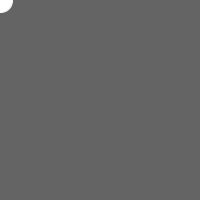
Frame 1 (no input)
Frame 60 (the mouse pressed at the canvas centre just before this capture): identical to frame 1, image omitted
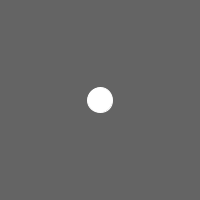
Frame 120 (the mouse held since frame 60 and released just before this capture)

The Processing sketch that drew these frames (run headless with seeded random() and noise(); from frame 60 on, the mouse is pressed at the canvas centre):

// Processing sketch: MyProcessingFile
// ── MyProcessingFile.pde
void setup() {
  size(200, 200);
  background(100);
  stroke(255);
  println("hello web!");
}
  void draw() {
  background(100);
  ellipse(mouseX, mouseY, 25, 25);

  }
